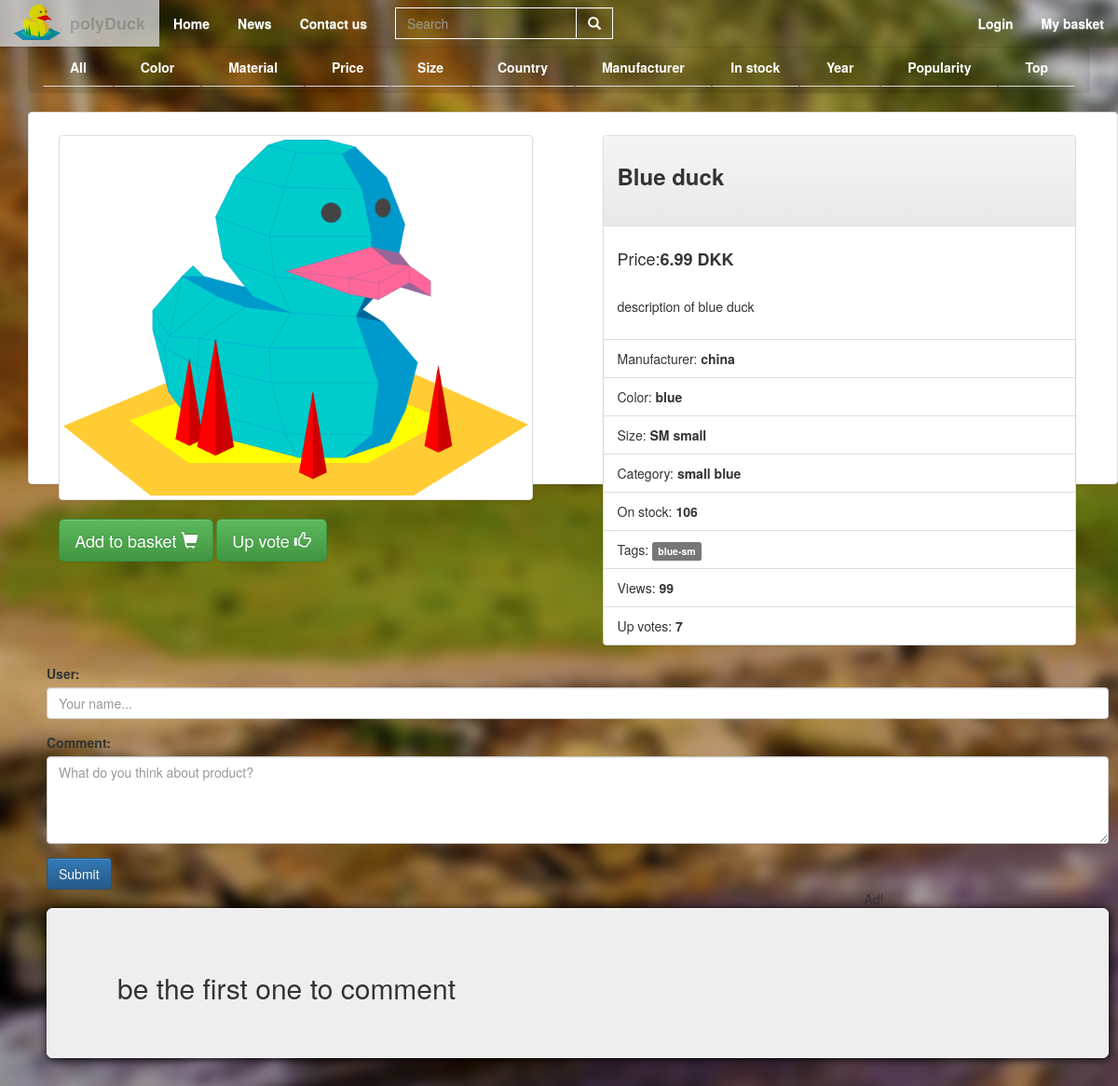
The page /index.php?product=  Blue duck on the database as committed earlier.
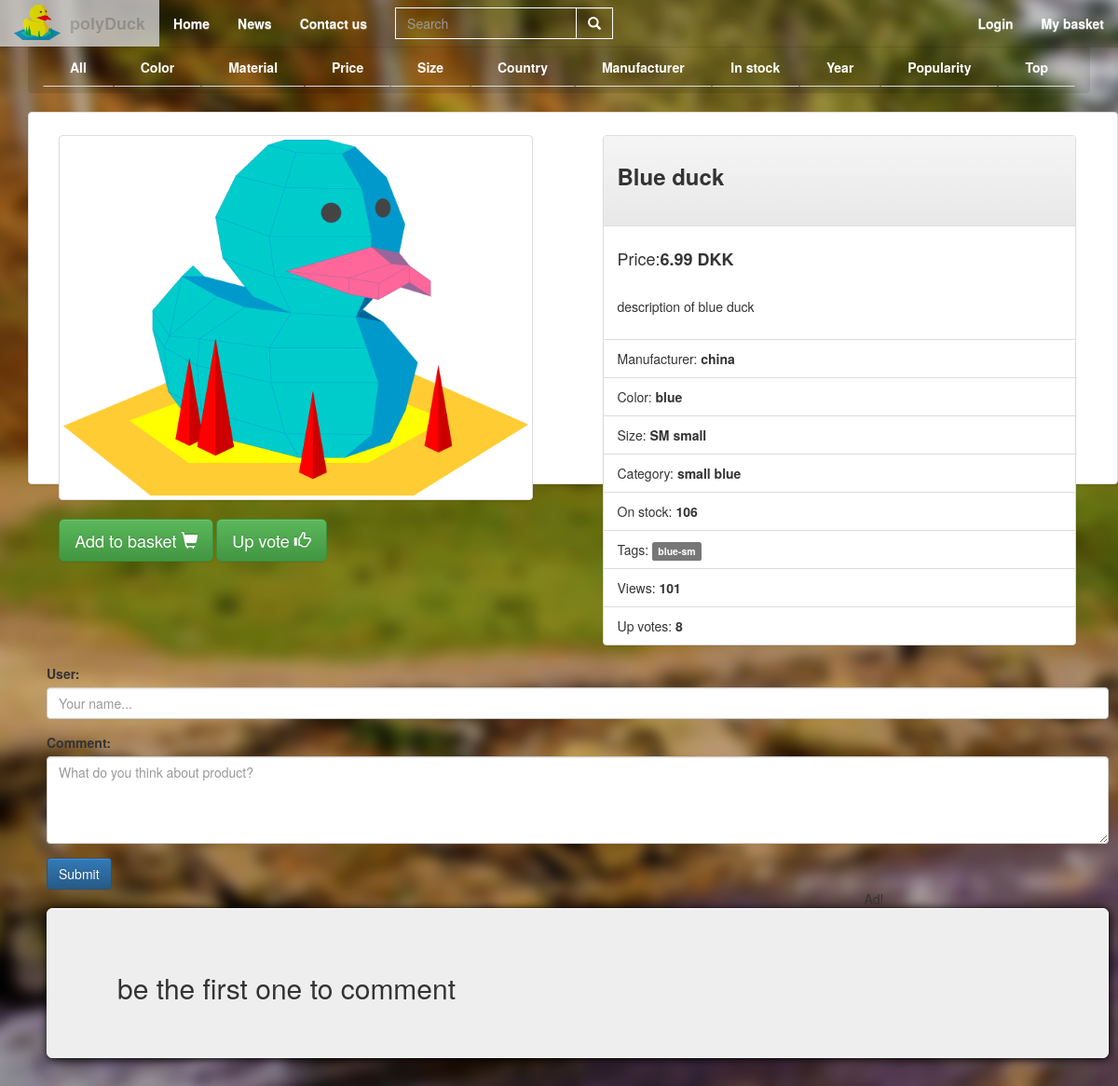
The same page on the database as committed later.
### tables this page shows
CREATE TABLE `products` (
  `Product_ID` int(20) NOT NULL,
  `name` varchar(50) NOT NULL,
  `price` float NOT NULL,
  `description` varchar(255) NOT NULL,
  `color` varchar(20) NOT NULL,
  `size` varchar(15) NOT NULL,
  `category` varchar(20) NOT NULL,
  `images` varchar(255) NOT NULL,
  `stock` int(255) NOT NULL,
  `tags` varchar(50) NOT NULL,
  `manufacture` varchar(100) NOT NULL,
  `views` int(15) DEFAULT NULL,
  `upVote` int(15) DEFAULT NULL
);

### model/Model.php (called while the page is built, shortened)
<?php
include_once ("model/Database.php");
 class Model {
        function Connect(){
         $db = require('model/conn.php');
         $connection = new Database($db);
         return $connection;
     }
	    public function getProductList()
	{
        $proData = $this->Connect()->getQuery("SELECT * FROM products LIMIT 16");
            return $proData;
        }
	    public function getProduct($name)
	{
		$allProducts = $this->getProductList();
         if (mysqli_num_rows($allProducts) > 0) {
             $pro = $this->Connect()->getQuery("SELECT `views` FROM products WHERE `name`  = '{$name}' LIMIT 1");
            $view = mysqli_fetch_array($pro);
            $viewValue =  $view['views'] + 1;
             $proData = $this->Connect()->getQuery("SELECT `name`,`price`,`description`,`color`,`size`,`category`,`images`,`stock`,`tags`,`manufacture`,`views`,`upVote`,`Product_ID` FROM products WHERE `name`  = '{$name}' LIMIT 1");
             return $proData;
         }
	}
}

### model/Database.php (called while the page is built, shortened)
<?php
class Database
{
    protected $conn;
    public function __construct(mysqli $conn){
        $this->conn = $conn;
    }
    public function getConnection(){
    return $this->conn;
    }
    public function getQuery($query){
        $getData = $this->getConnection()->query($query);
        return $getData;
    }
}

### view/viewproduct.php (the view, shortened to what this page needs)
<?php
	$product = mysqli_fetch_array($productSelected);
?>
<div class="item thumbnail container" xmlns="http://www.w3.org/1999/html">
		<div class="row">
			<div class="col-md-6">
				<div class="itemImageFrame">
					<img class="itemPictureBig thumbnail" src="<?php echo $product['images']; ?>"><br />
					<div class="btn-group productControl text-center">
						<form method="get">
						<button id="cart" name="add_to_cart" type="button" class="btn-lg btn btn-success">Add to basket <span class="glyphicon glyphicon-shopping-cart" aria-hidden="true"></button>
						<button id="up" type="button" class="btn-lg btn btn-success">Up vote <span class="glyphicon glyphicon-thumbs-up" aria-hidden="true"></span></button>
						</form>
					</div>
				</div>
			</div>
			<div class="col-md-6">
				<div class="itemInformation pull-right">
<div class="panel panel-default">
  	<div class="panel-heading"><h3><strong><?php echo $product['name']; ?></strong></h3><br/>
  	</div>
  		<div class="panel-body">
  			<h4>Price:<strong><?php echo $product['price']; ?> DKK</strong></h4><br/>
					<p><?php echo $product['description']; ?></p>
		</div>
  				<ul class="list-group">
    <li class="list-group-item">Manufacturer:<strong><?php echo $product['manufacture']; ?></strong></li>
    <li class="list-group-item">Color:<strong> <?php echo $product['color']; ?></strong></li>
    <li class="list-group-item">Size:<strong> <?php echo $product['size']; ?></strong></li>
    <li class="list-group-item">Category:<strong> <?php echo $product['category']; ?></strong></li>
    <li class="list-group-item">On stock:<strong> <?php echo $product['stock']; ?></strong></li>
    <li class="list-group-item">Tags:<strong class="tags"> <?php
			$tags =  explode( " ",$product['tags']);
			foreach($tags as $tag){
				echo '<span class="label label-default">' . $tag . '</span> ';
			}
			?></strong></li>
	<li class="list-group-item">Views:<strong> <?php echo $product['views']; ?></strong></li>
	<li class="list-group-item">Up votes:<strong> <?php echo $product['upVote']; ?></strong></li>
				</ul>
		</div>
  </div>
  </div>
				</div>
	<div class="row">
		<div class="col-md-12">
			<div id="postNew" class="container">
				<form method="post">
					<div class="form-group">
						<label for="userNameInput">User:</label>
						<?php
						if(isset($_SESSION['username'])  || isset($_SESSION['tempname'])) {
							echo '<input type="text" id="userNameInput" disabled="disabled" class="form-control" name="postName" required value="' . $_SESSION['username'] . '">';
						}
						else {
							echo '<input type="text" id="userNameInput" class="form-control" placeholder="Your name..." name="postName" required value="">';
						}
						?>
					</div>
					<div class="form-group">
						<label for="userComment">Comment:</label>
						<textarea class="form-control" id="userComment" rows="4" name="comment" placeholder="What do you think about product?"></textarea>
					</div>
					<input type="submit" class="btn btn-primary" name="submit_comment">
				</form>
			</div>
		</div>
	</div>
	<div class="row">
		<div class="col-md-9">
			<div id="commentSection" class="container">
				<div id="echo">
					<?php include_once 'controller/comments.php'; ?>
				</div>
			</div>
		</div>
		<div class="col-md-3">
			Ad!
		</div>
	</div>
</div>

Rows that differ between the two databases and show on the page:
changed products "Blue duck": views "99" → "101"; upVote "7" → "8"
